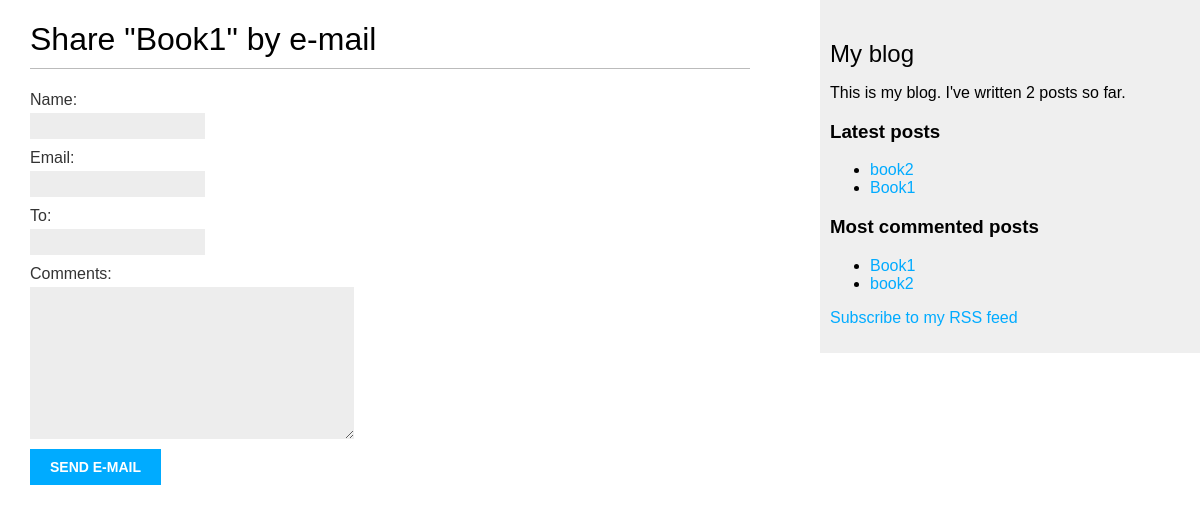
/blog/1/share, run on an earlier commit of the app's database.
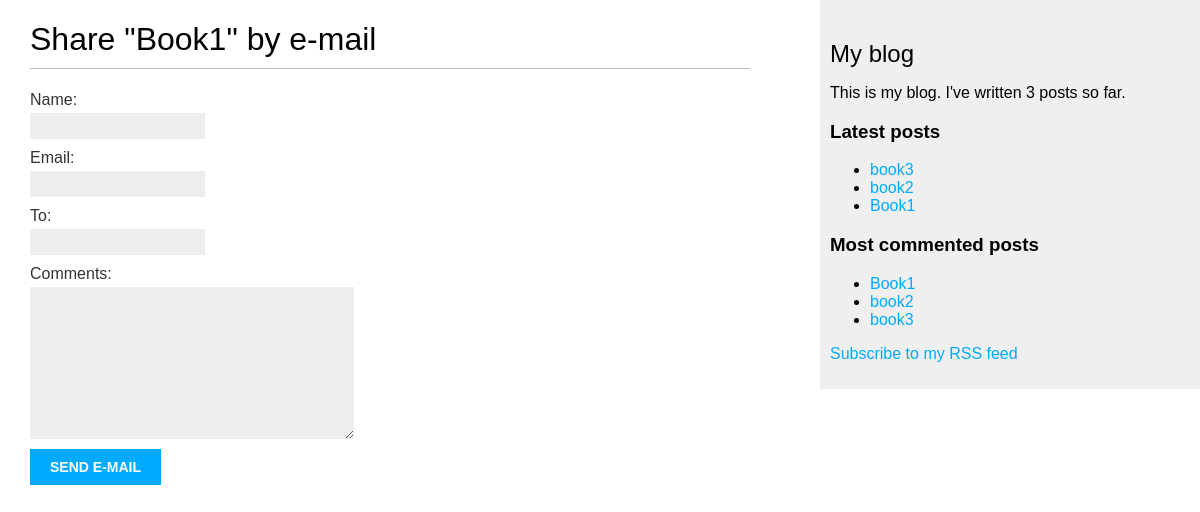
And on a later commit of the database.
### blog/models.py (models this page shows, shortened)
class Post(models.Model):
    STATUS_CHOICES = (
        ('draft', 'Draft'),
        ('published', 'Published'),
    )
    title = models.CharField(max_length=250)
    slug = models.SlugField(max_length=250,
                            unique_for_date='publish')
    author = models.ForeignKey(User,
                              on_delete=models.CASCADE,
                              related_name='blog_posts')
    body = models.TextField()
    publish = models.DateTimeField(default=timezone.now)
    created = models.DateTimeField(auto_now_add=True)
    updated = models.DateTimeField(auto_now=True)
    status = models.CharField(max_length=10,
                              choices=STATUS_CHOICES,
                              default='draft')
    objects = models.Manager() # The default manager.
    published = PublishedManager() # Our custom manager.
    tags = TaggableManager()
    class Meta:
        ordering = ('-publish',)
    def get_absolute_url(self):
        return reverse('blog:post_detail',
                       args=[self.publish.year,
                             self.publish.month,
                             self.publish.day, self.slug])

### blog/views.py (the view)
# urls.py: path('<int:post_id>/share', views.post_share, name='post_share'),
def post_share(request, post_id):
    post = get_object_or_404(Post, id=post_id, status='published')
    sent = False
    if request.method == 'POST':
        form = EmailPostForm(request.POST)
        if form.is_valid():
            cd = form.cleaned_data
            post_url = request.build_absolute_uri(post.get_absolute_url())
            subject = f"{cd['name'] } recommends you read { post.title }"
            message = f"Read {post.title} at {post_url} \n\n {cd['name']}\'s comments: {cd['comments']}"
            send_mail(subject, message, 'admin@blog.com', [cd['to']])
            sent = True
    else:
        form = EmailPostForm()
    return render(request, 'blog/post/share.html',{'post':post, 'form':form,'sent': sent})

### blog/forms.py
class EmailPostForm(forms.Form):
   name = forms.CharField(max_length=25)
   email = forms.EmailField()
   to = forms.EmailField()
   comments = forms.CharField(required=False, widget=forms.Textarea)

### blog/models.py (called while the page is built)
    def get_queryset(self):
        return super().get_queryset().filter(status='published')

### blog/templatetags/blog_tags.py (called while the page is built)
@register.simple_tag
def total_posts():
    return Post.published.count()

@register.inclusion_tag('blog/post/latest_posts.html')
def show_latest_posts(count=5):
    latest_posts = Post.published.order_by('-publish')[:count]
    return {'latest_posts': latest_posts}

@register.simple_tag
def get_most_commented_posts(count=5):
    return Post.published.annotate(total_comments=Count('comments')).order_by('-total_comments')[:count]

### blog/templates/blog/post/share.html (shortened to what this page needs)
{% extends "blog/base.html" %}
{% block content %}
    {% if sent %}
        <h1>E-mail successfully sent</h1>
        <p>
            "{{ post.title }}" was successfully sent to {{ form.cleaned_data.to }}
        </p>
    {% else %}
        <h1>Share "{{ post.title }}" by e-mail</h1>
        <form method="post">
            {{ form.as_p }}
            <input type="submit" value="send e-mail">
        </form>
    {% endif %}
{% endblock %}

### blog/templates/blog/base.html (shortened to what this page needs)
{% load blog_tags %}
{% load static %}
<!DOCTYPE html>
<html>
    <head>
        <link rel="stylesheet" href="{% static "css/blog.css" %}">
    </head>
    <body>
        <div id="content">
                {% block content %}
                {% endblock %}
        </div>
        <div id="sidebar">
            <h2>My blog</h2>
            <p>This is my blog. I've written {% total_posts %} posts so far.</p>
            <h3>Latest posts</h3>
            {% show_latest_posts 3 %}
            <h3>Most commented posts</h3>
            {% get_most_commented_posts as most_commented_posts %}
            <ul>
                {% for post in most_commented_posts %}
                <li>
                    <a href="{{ post.get_absolute_url }}">{{ post.title }}</a>
                </li>
                {% endfor %}
            </ul>
            <p>
                <a href="{% url "blog:post_feed" %}">Subscribe to my RSS feed</a>
            </p>
        </div>
    </body>
</html>

### blog/templates/blog/post/latest_posts.html
<ul>
    {% for post in latest_posts %}
        <li>
            <a href="{{ post.get_absolute_url }}">{{ post.title }}</a>
        </li>
    {% endfor %}
</ul>

What changed in the data, as far as the page shows it:
added Post: title "book3"
Also different on the page:
text no longer shown: "2"
text now shown: "3"
